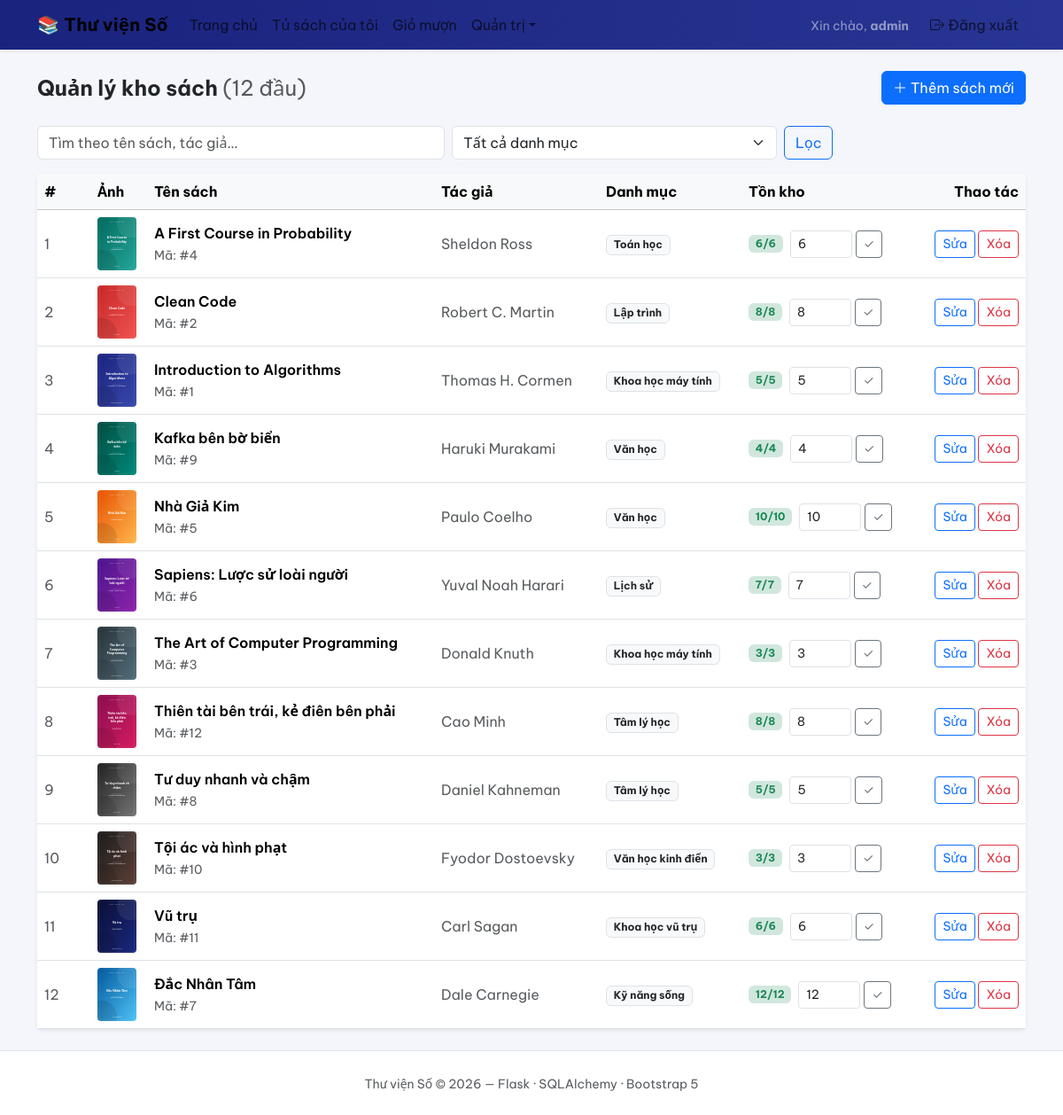
Screenshot of /admin/books (signed in) with the database file from the repository.
### models.py (models this page shows, shortened)
class User(db.Model, UserMixin):
    __tablename__ = 'users'
    id = db.Column(db.Integer, primary_key=True)
    username = db.Column(db.String(80), unique=True, nullable=False, index=True)
    email = db.Column(db.String(120), unique=True, nullable=True)
    password_hash = db.Column(db.String(255), nullable=False)
    role = db.Column(db.String(20), nullable=False, default='user')
    is_active = db.Column(db.Boolean, nullable=False, default=True)
    created_at = db.Column(db.DateTime, default=now, nullable=False)
    borrow_requests = db.relationship('BorrowRequest', back_populates='user', lazy='dynamic')
    reviews = db.relationship('Review', back_populates='author', lazy='dynamic')
    @property
    def is_admin(self):
        return self.role == 'admin'

class Book(db.Model):
    __tablename__ = 'books'
    id = db.Column(db.Integer, primary_key=True)
    title = db.Column(db.String(200), nullable=False, index=True)
    author = db.Column(db.String(150), nullable=False, index=True)
    description = db.Column(db.Text, nullable=False, default='')
    quantity = db.Column(db.Integer, nullable=False, default=0)
    cover_url = db.Column(db.String(300), nullable=True)
    category_id = db.Column(db.Integer, db.ForeignKey('categories.id'), nullable=True)
    created_at = db.Column(db.DateTime, default=now, nullable=False)
    category = db.relationship('Category', back_populates='books')
    borrow_requests = db.relationship('BorrowRequest', backref='book', lazy='dynamic')
    reviews = db.relationship('Review', backref='book', lazy='dynamic')
    @property
    def borrowed_count(self):
        return BorrowRequest.query.filter(
            BorrowRequest.book_id == self.id,
            BorrowRequest.status.in_(ACTIVE_BORROW_STATUSES),
        ).count()
    @property
    def available(self):
        return max(0, self.quantity - self.borrowed_count)
    @property
    def in_stock(self):
        return self.available > 0
    @property
    def cover(self):
        if self.cover_url:
            return self.cover_url
        if has_request_context():
            return url_for('static', filename='covers/default.svg')
        return '/static/covers/default.svg'

class Category(db.Model):
    __tablename__ = 'categories'
    id = db.Column(db.Integer, primary_key=True)
    name = db.Column(db.String(100), unique=True, nullable=False)
    books = db.relationship('Book', back_populates='category')

### admin.py (the view)
@admin_bp.route('/books')
@admin_required
def books():
    q = request.args.get('q', '').strip()
    category_id = request.args.get('category', type=int)
    query = Book.query
    if q:
        like = f'%{q}%'
        query = query.filter(or_(Book.title.ilike(like), Book.author.ilike(like)))
    if category_id:
        query = query.filter(Book.category_id == category_id)
    book_list = query.order_by(Book.title).all()
    categories = Category.query.order_by(Category.name).all()
    return render_template(
        'admin/books.html',
        books=book_list,
        categories=categories,
        q=q,
        category_id=category_id,
    )

### admin.py (called while the page is built)
def admin_required(view):
    @wraps(view)
    @login_required
    def wrapper(*args, **kwargs):
        if not current_user.is_admin:
            abort(403)
        return view(*args, **kwargs)
    return wrapper

### templates/admin/books.html (shortened to what this page needs)
{% extends 'base.html' %}
{% block content %}
<div class="d-flex justify-content-between align-items-center mb-4 flex-wrap gap-2">
  <h1 class="h4 fw-bold mb-0">
    Quản lý kho sách <span class="text-muted fw-normal">({{ books|length }} đầu)</span>
  </h1>
  <a href="{{ url_for('admin.book_add') }}" class="btn btn-primary">
    <i class="bi bi-plus-lg me-1"></i>Thêm sách mới
  </a>
</div>
<form class="row g-2 mb-3" method="get">
  <div class="col-md-5">
    <input class="form-control" name="q" placeholder="Tìm theo tên sách, tác giả…" value="{{ q }}">
  </div>
  <div class="col-md-4">
    <select class="form-select" name="category">
      <option value="">Tất cả danh mục</option>
    </select>
  </div>
  <div class="col-md-3 d-flex gap-1">
    <button class="btn btn-outline-primary">Lọc</button>
  </div>
</form>
<div class="card border-0 shadow-sm">
  <div class="table-responsive">
    <table class="table align-middle mb-0">
      <thead class="table-light">
        <tr>
          <th style="width: 60px;">#</th>
          <th style="width: 64px;">Ảnh</th>
          <th>Tên sách</th>
          <th>Tác giả</th>
          <th>Danh mục</th>
          <th>Tồn kho</th>
          <th class="text-end">Thao tác</th>
        </tr>
      </thead>
      <tbody>
        {% for book in books %}
        <tr>
          <td class="text-muted">{{ loop.index }}</td>
          <td><img src="{{ book.cover }}" class="thumb-sm" alt=""></td>
          <td>
            <div class="fw-semibold">{{ book.title }}</div>
            <small class="text-muted">Mã: #{{ book.id }}</small>
          </td>
          <td class="text-muted">{{ book.author }}</td>
          <td>
            {% if book.category %}
            <span class="badge bg-light text-dark border">{{ book.category.name }}</span>
            {% else %}—{% endif %}
          </td>
          <td>
            <div class="d-flex align-items-center gap-2 flex-wrap">
              <span class="badge {{ 'bg-success-subtle text-success' if book.in_stock else 'bg-danger-subtle text-danger' }}">
                {{ book.available }}/{{ book.quantity }}
              </span>
              <form class="d-flex align-items-center gap-1"
                    method="post" action="{{ url_for('admin.book_set_quantity', book_id=book.id) }}">
                <input type="number" name="quantity" class="form-control form-control-sm"
                       style="width: 70px;" min="0" value="{{ book.quantity }}">
                <button class="btn btn-sm btn-outline-secondary" title="Cập nhật số lượng">✓</button>
              </form>
            </div>
          </td>
          <td class="text-end text-nowrap">
            <a href="{{ url_for('admin.book_edit', book_id=book.id) }}"
               class="btn btn-sm btn-outline-primary">Sửa</a>
            <form method="post" action="{{ url_for('admin.book_delete', book_id=book.id) }}"
                  class="d-inline" data-confirm="Xóa sách “{{ book.title }}” khỏi kho?">
              <button class="btn btn-sm btn-outline-danger">Xóa</button>
            </form>
          </td>
        </tr>
        {% else %}
        <tr>
          <td colspan="7" class="text-center text-muted py-4">Chưa có sách nào trong kho.</td>
        </tr>
        {% endfor %}
      </tbody>
    </table>
  </div>
</div>
{% endblock %}

### templates/base.html (shortened to what this page needs)
<!doctype html>
<html lang="vi">
<head>
  <link href="https://cdn.jsdelivr.net/npm/bootstrap@5.3.3/dist/css/bootstrap.min.css" rel="stylesheet">
  <link href="https://cdn.jsdelivr.net/npm/bootstrap-icons@1.11.3/font/bootstrap-icons.min.css" rel="stylesheet">
  <link href="{{ url_for('static', filename='css/style.css') }}" rel="stylesheet">
</head>
<body>
<nav class="navbar navbar-expand-lg sticky-top shadow-sm">
  <div class="container">
    <a class="navbar-brand fw-bold" href="{{ url_for('user.home') }}">📚 Thư viện Số</a>
    <div class="collapse navbar-collapse" id="mainNav">
      <ul class="navbar-nav me-auto">
        <li class="nav-item">
          <a class="nav-link" href="{{ url_for('user.home') }}">Trang chủ</a>
        </li>
        {% if current_user.is_authenticated %}
          {% if has_endpoint('user.dashboard') %}
          <li class="nav-item">
            <a class="nav-link" href="{{ url_for('user.dashboard') }}">Tủ sách của tôi</a>
          </li>
          {% endif %}
          {% if has_endpoint('user.cart') %}
          <li class="nav-item">
            <a class="nav-link position-relative" href="{{ url_for('user.cart') }}">
              Giỏ mượn
            </a>
          </li>
          {% endif %}
        {% endif %}
        {% if current_user.is_authenticated and current_user.is_admin %}
        <li class="nav-item dropdown">
          <a class="nav-link dropdown-toggle" href="#" data-bs-toggle="dropdown" aria-expanded="false">Quản trị</a>
        </li>
        {% endif %}
      </ul>
      <ul class="navbar-nav align-items-lg-center">
        {% if current_user.is_authenticated %}
        <li class="nav-item">
          <span class="navbar-text me-3 text-white-50 small d-none d-lg-inline">
            Xin chào, <b>{{ current_user.username }}</b>
          </span>
        </li>
        <li class="nav-item">
          <a class="nav-link" href="{{ url_for('auth.logout') }}"><i class="bi bi-box-arrow-right me-1"></i>Đăng xuất</a>
        </li>
        {% else %}
        <li class="nav-item"><a class="nav-link" href="{{ url_for('auth.login') }}">Đăng nhập</a></li>
        <li class="nav-item ms-lg-2">
          <a class="btn btn-light btn-sm fw-semibold" href="{{ url_for('auth.register') }}">Đăng ký miễn phí</a>
        </li>
        {% endif %}
      </ul>
    </div>
  </div>
</nav>
<div class="container py-4 main-container">
  {% block content %}{% endblock %}
</div>
<footer class="text-center py-4 text-muted bg-white border-top">
  <small>Thư viện Số © 2026 — Flask · SQLAlchemy · Bootstrap 5</small>
</footer>
</body>
</html>

### static/css/style.css (style rules this page uses)
:root { --primary: #1a237e; --primary-2: #283593; --accent: #ffb300; --bg: #f4f6fb; }
body { background: var(--bg); font-family: 'Be Vietnam Pro', system-ui, -apple-system, 'Segoe UI', Roboto, sans-serif; }
.main-container { min-height: calc(100vh - 220px); }
.navbar { background: linear-gradient(90deg, var(--primary), var(--primary-2)); }
.navbar-brand { letter-spacing: .3px; }
.thumb-sm, .cart-thumb { width: 44px; height: 60px; object-fit: cover; border-radius: 4px; }

### rows the page displays
User: username "admin"
Book: cover (picture), title "A First Course in Probability", id "4", author "Sheldon Ross", category.name "Toán học", available "6", quantity "6"
Book: cover (picture), title "Clean Code", id "2", author "Robert C. Martin", category.name "Lập trình", available "8", quantity "8"
Book: cover (picture), title "Introduction to Algorithms", id "1", author "Thomas H. Cormen", category.name "Khoa học máy tính", available "5", quantity "5"
Book: cover (picture), title "Kafka bên bờ biển", id "9", author "Haruki Murakami", category.name "Văn học", available "4", quantity "4"
Book: cover (picture), title "Nhà Giả Kim", id "5", author "Paulo Coelho", category.name "Văn học", available "10", quantity "10"
Book: cover (picture), title "Sapiens: Lược sử loài người", id "6", author "Yuval Noah Harari", category.name "Lịch sử", available "7", quantity "7"
Book: cover (picture), title "The Art of Computer Programming", id "3", author "Donald Knuth", category.name "Khoa học máy tính", available "3", quantity "3"
Book: cover (picture), title "Thiên tài bên trái, kẻ điên bên phải", id "12", author "Cao Minh", category.name "Tâm lý học", available "8", quantity "8"
Book: cover (picture), title "Tư duy nhanh và chậm", id "8", author "Daniel Kahneman", category.name "Tâm lý học", available "5", quantity "5"
Book: cover (picture), title "Tội ác và hình phạt", id "10", author "Fyodor Dostoevsky", category.name "Văn học kinh điển", available "3", quantity "3"
Book: cover (picture), title "Vũ trụ", id "11", author "Carl Sagan", category.name "Khoa học vũ trụ", available "6", quantity "6"
Book: cover (picture), title "Đắc Nhân Tâm", id "7", author "Dale Carnegie", category.name "Kỹ năng sống", available "12", quantity "12"

### other values shown
{{ books|length }} "12"
